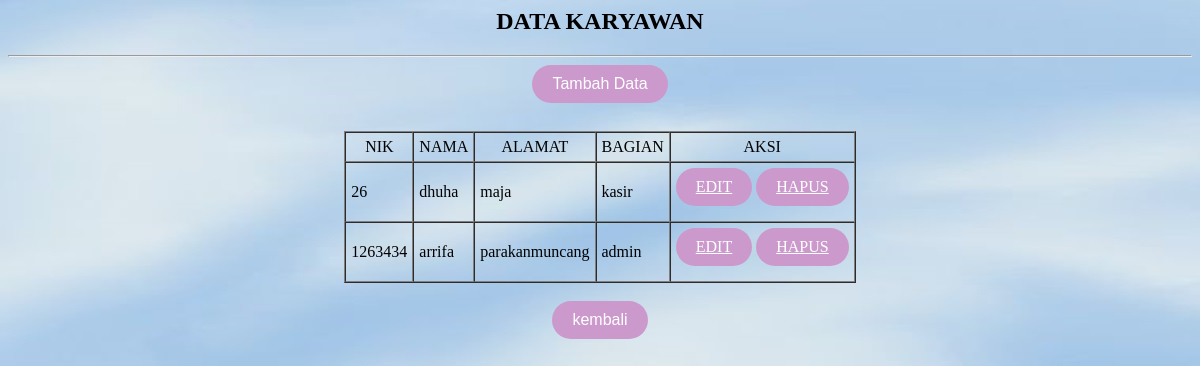
Screenshot of /datakaryawan.php with the database file from the repository.
### tables this page shows
CREATE TABLE `karyawan` (
  `nik` int(8) NOT NULL,
  `nama` varchar(25) NOT NULL,
  `alamat` varchar(40) NOT NULL,
  `bagian` varchar(15) NOT NULL
);

### datakaryawan.php (the view, shortened to what this page needs)
<?php
	include'koneksi.php';
?>
<html>
<head>
</head>
<body background="bg1.jpg">
	<h2><center>DATA KARYAWAN</h2>
	<hr>
	<center><input type="button" value="Tambah Data" onClick="location.href='tambahkaryawan.php'"></center>
	<br>
	<table border='1' cellspacing="0" cellpadding='5' align="center">
	<tr align="center">
		<td>NIK</td>
		<td>NAMA</td>
		<td>ALAMAT</td>
		<td>BAGIAN</td>
		<td>AKSI</td>
	</tr>
	<?php
		$sql="SELECT * FROM karyawan";
		$query=mysqli_query($db_link,$sql);
		while($data = mysqli_fetch_array($query))
		{
		?>
		<tr>
		<td><?php echo "$data[nik]"; ?></td>
		<td><?php echo "$data[nama]"; ?></td>
		<td><?php echo "$data[alamat]"; ?></td>
		<td><?php echo "$data[bagian]"; ?></td>
		<td>
			<a class="btn-edit" href="editkaryawan.php?id=<?php echo "$data[nik]"; ?>">EDIT</a>
			<a class="btn-delete" href="hapuskaryawan.php?id=<?php echo "$data[nik]"; ?>" onClick="return confirm('Anda yakin?')">HAPUS</a>
		</td>
		</tr>
		<?php
		}
	?>
	</table><br>
<center>
<a href="../naya/halaman1.html">
	<input type='button' value='kembali'>
</body>
</html>

### datakaryawan.php (style rules this page uses)
input[type="button"] { padding: 10px 20px; background-color: #CC99CC; border: none; color: white; text-align: center; text-decoretion: none; display: inline-block; font-size: 16px; margin-bottom: 10px; cursor: pointex; border-radius: 50px; }
.btn-edit { padding: 10px 20px; background-color: #CC99CC; border: none; color: white; text-align: center; text-decoretion: none; display: inline-block; font-size: 16px; margin-bottom: 10px; cursor: pointex; border-radius: 50px; }
.btn-delete { padding: 10px 20px; background-color: #CC99CC; border: none; color: white; text-align: center; text-decoretion: none; display: inline-block; font-size: 16px; margin-bottom: 10px; cursor: pointex; border-radius: 50px; }

### rows the page displays
karyawan: nik "26", nama "dhuha", alamat "maja", bagian "kasir"
karyawan: nik "1263434", nama "arrifa", alamat "parakanmuncang", bagian "admin"
